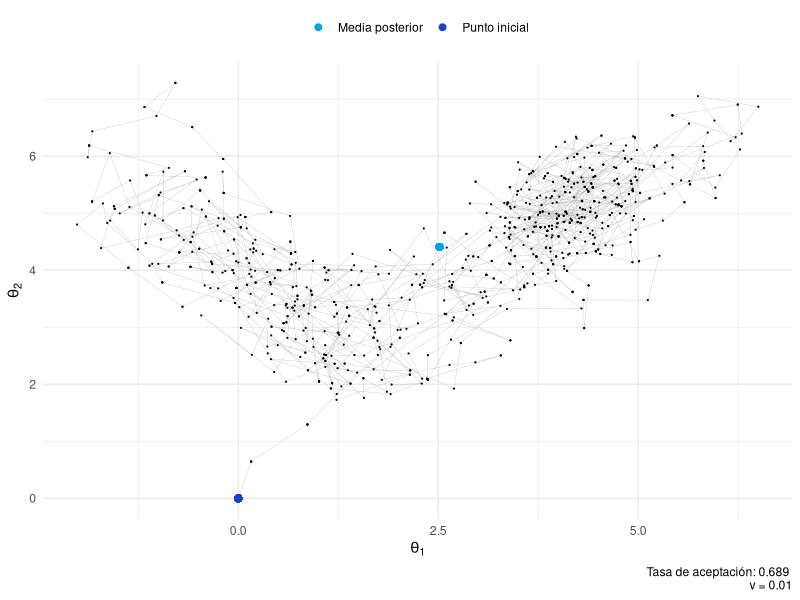
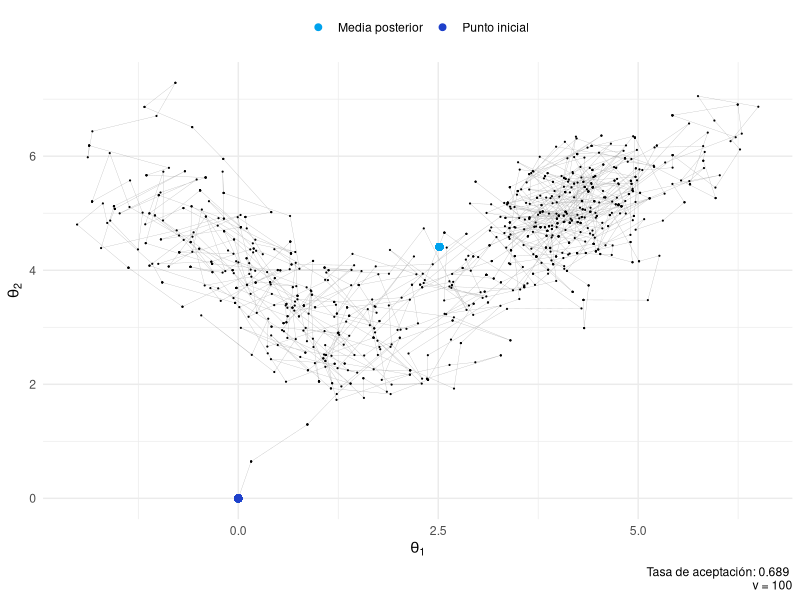
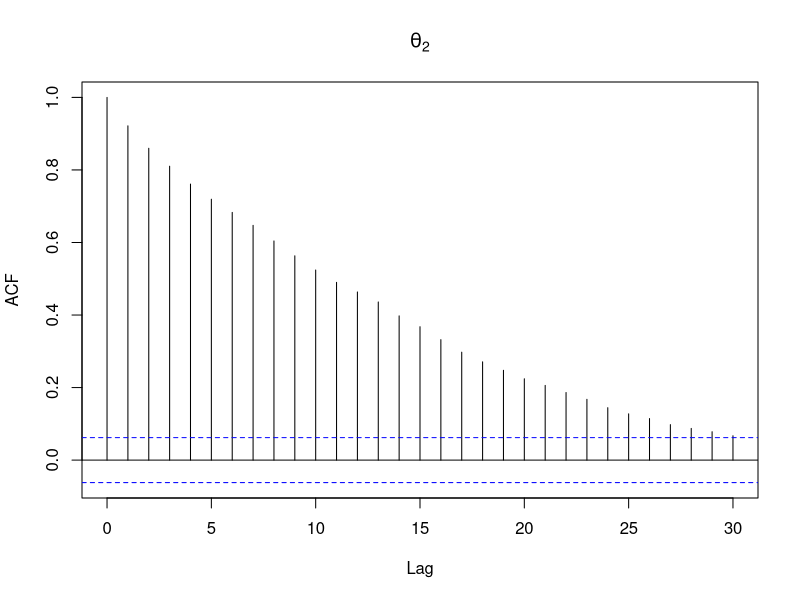
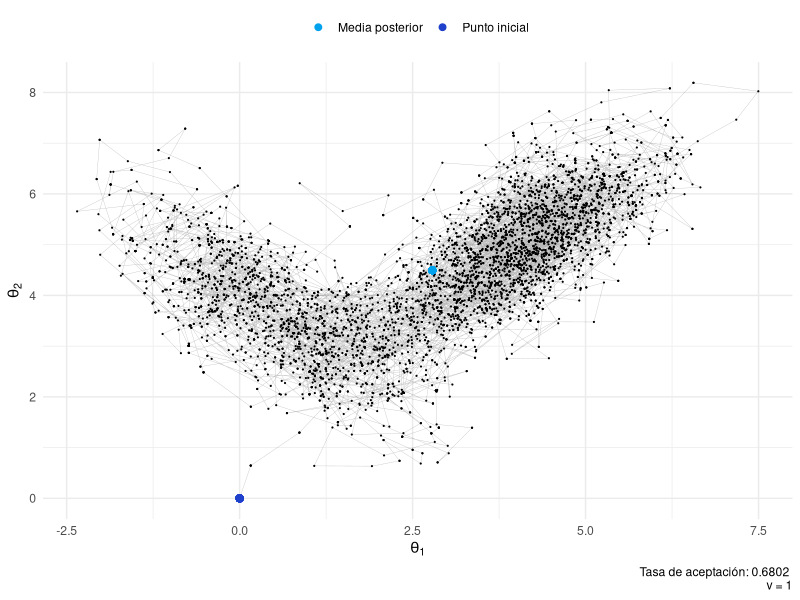
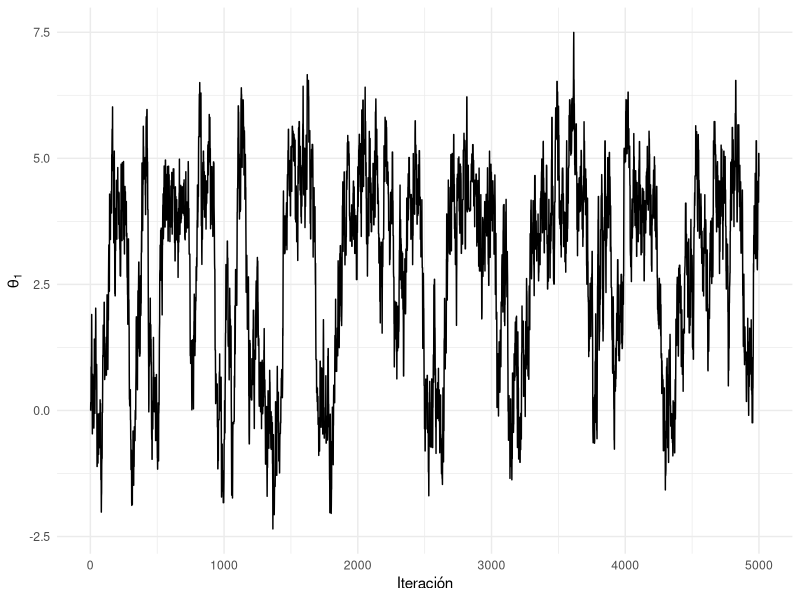
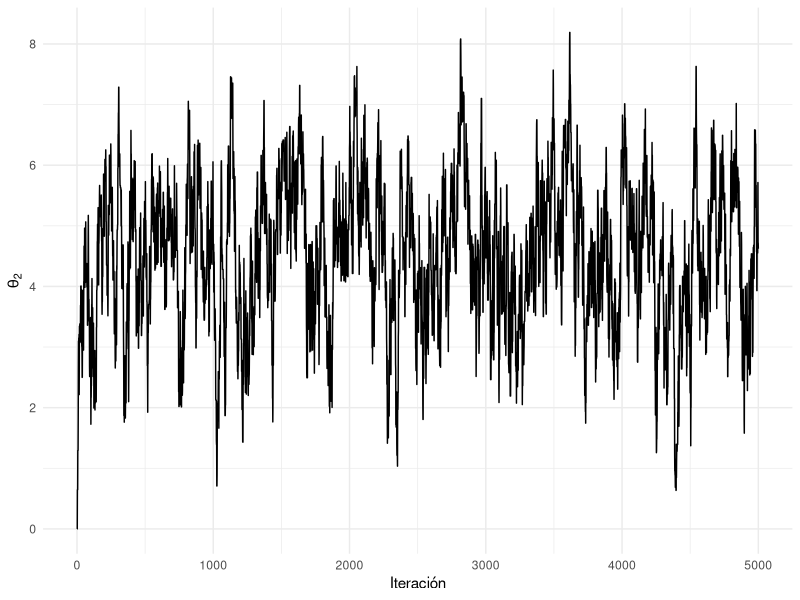
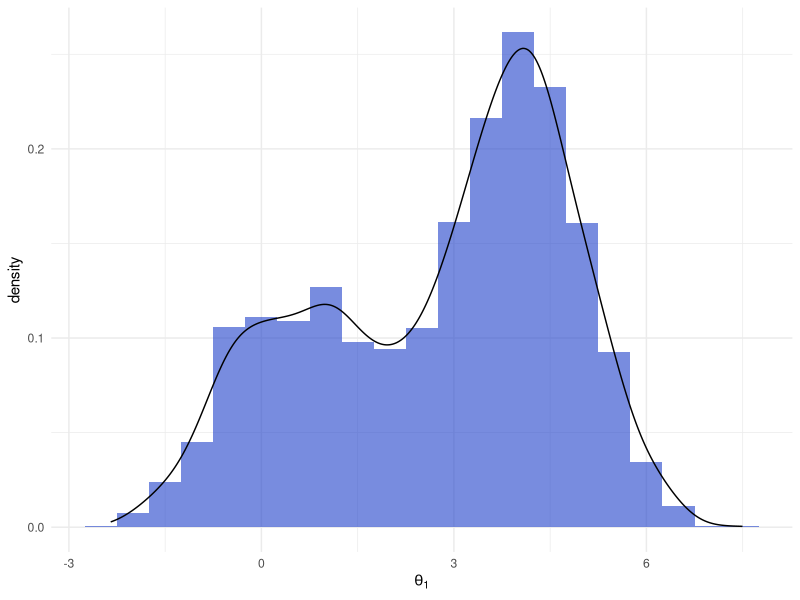
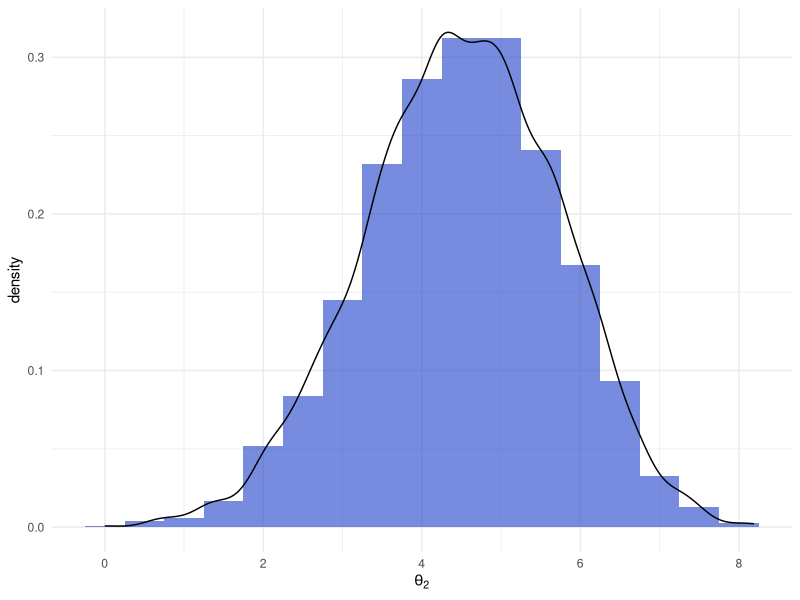

Generate these figures, in order, with R:
## ---- chunk 1
library(rmarkdown)
library(tidyverse)
library(mvtnorm)
options(digits = 4)

knitr::opts_chunk$set(
  cache = FALSE,
  dpi = 300,
  echo = TRUE,
  fig.align = "center",
  fig.width = 9,
  fig.height = 6
)

theme_set(theme_minimal())
## ---- chunk 2
mu.1 <- c(4, 5)
mu.2 <- c(0.7, 3.5)
sigma.1 <- matrix(c(1, 0.7, 0.7, 1), 2, 2)
sigma.2 <- matrix(c(1, -0.7, -0.7, 1), 2, 2)
I.2 <- diag(2)

mix.norm <- function(x) {
  0.7 * dmvnorm(x, mean = mu.1, sigma = sigma.1) +
    0.3 * dmvnorm(x, mean = mu.2, sigma = sigma.2)
}

q <- function(a, b, c) {
  dmvnorm(a, mean = b, sigma = (c * I.2))
}

# Simulación
simulation <- function(n, init, v) {
  X <- matrix(c(NA, NA), 2, n)
  X[, 1] <- init
  count <- 0
  
  for (t in 1:(n - 1)) {
    x <- X[, t]
    y <- x + (2 * runif(2) - 1)
    U <- runif(1)
    MHR <- (mix.norm(y) * q(x, y, v)) /
      (mix.norm(x) * q(y, x, v))
    alpha <- min(1, MHR)
    if (U <= alpha) {
      X[, t + 1] <- y
    }
    else {
      X[, t + 1] <- x
    }
    ifelse(alpha != 1,
           count <- count + 1,
           count <- count)
  }
  
  prob <- count / n
  X <- data.frame(x = X[1, ], y = X[2, ], n = 1:n, prob = prob, v = v)
  
  return(X)
}

# Visualización
visualize <- function(X) {
  colours <-
    c("Punto inicial" = "#1e40ca",
      "Media posterior" = "#00a2ed")
  
  p.1 <- ggplot(X) +
    geom_path(aes(x = x, y = y), size = 0.1, alpha = 0.3) +
    geom_point(aes(x = x, y = y), size = 0.1) +
    geom_point(aes(x = x[1],
                   y = y[1],
                   colour = "Punto inicial"), size = 2) +
    geom_point(aes(
      x = mean(x),
      y = mean(y),
      colour = "Media posterior"
    ), size = 2) +
    labs(
      title = NULL,
      x = expression(theta[1]),
      y = expression(theta[2]),
      caption = paste("Tasa de aceptación:", X$prob[1],
                      "\nv =", X$v[1])
    ) +
    scale_colour_manual(name = NULL, values = colours) +
    theme(legend.position = "top")
  
  p.2 <- ggplot(X) +
    geom_line(aes(x = n, y = x)) +
    labs(title = NULL,
         x = "Iteración",
         y = expression(theta[1]))
  
  p.3 <- ggplot(X) +
    geom_line(aes(x = n, y = y)) +
    labs(title = NULL,
         x = "Iteración",
         y = expression(theta[2]))
  
  p.4 <- ggplot(X, aes(x = x, y = ..density..)) +
    geom_histogram(binwidth = 0.5,
                   fill = "#1e40ca",
                   alpha = 0.6) +
    geom_density() +
    labs(title = NULL,
         x = expression(theta[1]))
  
  p.5 <- ggplot(X, aes(x = y, y = ..density..)) +
    geom_histogram(binwidth = 0.5,
                   fill = "#1e40ca",
                   alpha = 0.6) +
    geom_density() +
    labs(title = NULL,
         x = expression(theta[2]))
  
  plots <- list(p.1, p.2, p.3, p.4, p.5)
  return(plots)
}
## ---- chunk 3
X.1 <- simulation(1000, c(0, 0), 0.01)
X.2 <- simulation(1000, c(0, 0), 100)
## ---- chunk 4
set.seed(181121)
visualize(simulation(1000, c(0, 0), 0.01))[[1]]
set.seed(181121)
visualize(simulation(1000, c(0, 0), 100))[[1]]
## ---- chunk 5
set.seed(181121)
Y <- simulation(1000, c(0, 0), 1)
acf(Y$y, main = expression(theta[2]))
## ---- chunk 6
set.seed(181121)
Y <- simulation(5000, c(0, 0), 1)
visualize(Y)[[1]]
visualize(Y)[[2]]
visualize(Y)[[3]]
visualize(Y)[[4]]
visualize(Y)[[5]]
## ---- chunk 7
set.seed(181121)
n <- 100000
a <- 0
b <- pi / 3

sim.u     <- runif(n, a, b)
sim.raw   <- sin(sim.u)
theta.raw <- cumsum(sim.raw) / (1:n)
theta.raw <- (b - a) * theta.raw
theta.1   <- tail(theta.raw, 1)
var.1     <- var(sim.raw)
## ---- chunk 8
sim.v     <- a + (b - sim.u)
sim.ant   <- (sin(sim.u) + sin(sim.v)) / 2
theta.ant <- cumsum(sim.ant) / (1:n)
theta.ant <- (b - a) * theta.ant
theta.2   <- tail(theta.ant, 1)
var.2     <- var(sim.ant)
## ---- chunk 9
k <- 1000

# Piloto
set.seed(181121)
u <- runif(k, a, b)
x <- pi / 2 - u
y <- cos(x)
alpha <- -lm(y ~ x)$coeff[2]

# Simulación
set.seed(181121)
u <- runif(n, a, b)
x <- pi / 2 - u
y <- cos(x)

sim.cv   <- y + alpha * (x - mean(x))
theta.cv <- cumsum(sim.cv) / (1:n)
theta.cv <- (b - a) * theta.cv
theta.3  <- tail(theta.cv, 1)
var.3    <- var(sim.cv)
## ---- chunk 10
df <- data.frame(n = 1:n,
                 raw = theta.raw,
                 ant = theta.ant,
                 cv = theta.cv)

colours <- c(
  "Monte Carlo crudo" = "#1e40ca",
  "Variables antitéticas" = "#00a2ed",
  "Variables de control" = "#051c2c"
)

ggplot(df) +
  geom_line(aes(x = n, y = raw, colour = "Monte Carlo crudo")) +
  geom_line(aes(x = n, y = ant, colour = "Variables antitéticas")) +
  geom_line(aes(x = n, y = cv, colour = "Variables de control")) +
  ylim(0.475, 0.525) +
  scale_colour_manual(name = NULL, values = colours) +
  labs(title = NULL,
       x = "n",
       y = expression(theta)) +
  theme(legend.position = "bottom")
## ---- chunk 11
obs <- c(4.59, 4.153, 2.46, 2.732, 2.973)
## ---- chunk 12
mean <- 3
sd <- 1

prob <- 0

for (i in 0:2) {
  p <- choose(5, i) *
    (pnorm(3, mean, sd)) ^ (i) *
    (1 - pnorm(3, mean, sd)) ^ (5 - i)
  prob <- prob + p
}

prob
